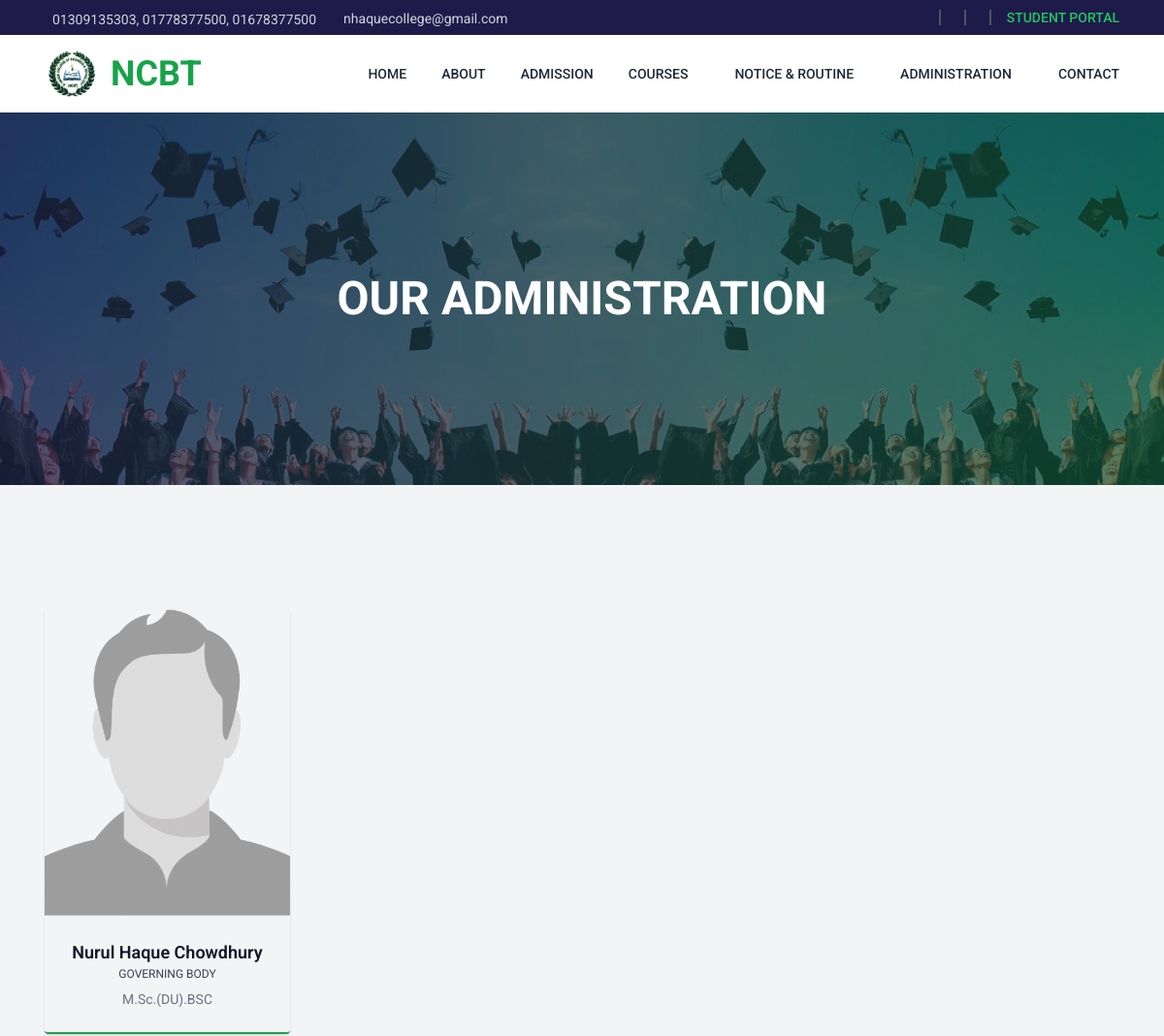
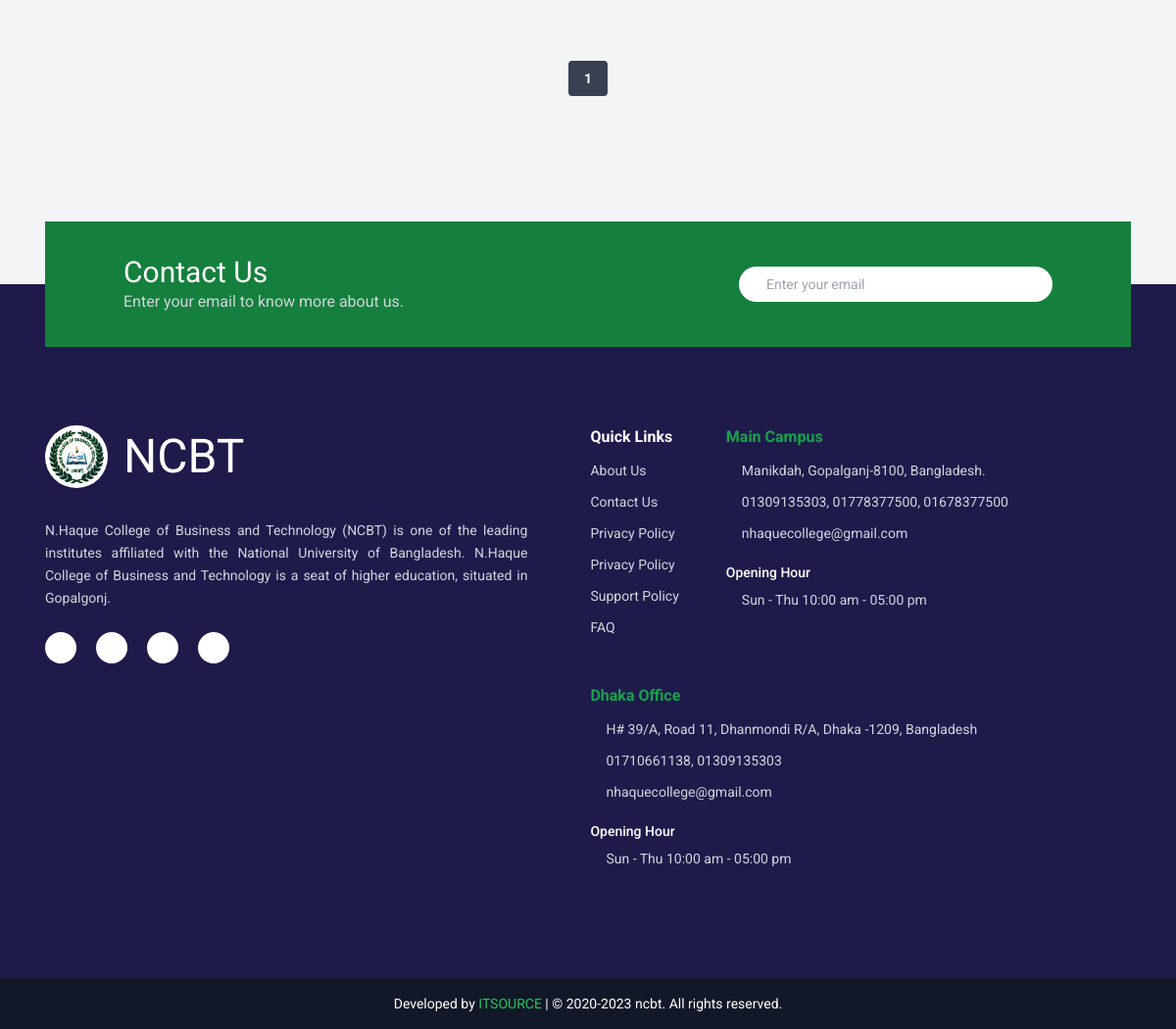
The app's page /administration/Governing Body with its own data (2 pictures, top to bottom).
### app_main/models.py (models this page shows, shortened)
class ContactInformationModel(models.Model):
    TYPE = (
        ("", "Select Type"),
        ("Main Campus", "Main Campus"),
        ("Dhaka Office", "Dhaka Office"),
    )
    contact_info_type = models.CharField(max_length=125, null=True, choices=TYPE)
    details = models.TextField(
        null=True,
        max_length=325,
        blank=True,
        verbose_name="contact short summary",
        help_text="Please provide information regarding the primary objective at the main campus.",
    )
    phone = models.CharField(max_length=125, null=True)
    email = models.CharField(max_length=125, null=True)
    address = models.TextField(null=True, max_length=525)
    work = models.CharField(
        null=True, max_length=225, verbose_name="working date & time"
    )
    class Meta:
        verbose_name = "Contact Information"
        verbose_name_plural = "Contact Informations"

class FooterInformationModel(models.Model):
    logo = models.ImageField(
        upload_to="footer_logo",
        null=True,
        verbose_name="Footer logo",
        help_text="image size: w-250px x h-120",
    )
    details = models.TextField(null=True, max_length=500, verbose_name="Short Summary")
    facebook_link = models.URLField(null=True, blank=True, verbose_name="Facebook Link")
    twitter_link = models.URLField(null=True, blank=True, verbose_name="Twitter Link")
    instagram_link = models.URLField(
        null=True, blank=True, verbose_name="Instagram Link"
    )
    youtube_link = models.URLField(null=True, blank=True, verbose_name="YouTube Link")
    class Meta:
        verbose_name = "Footer Information"
        verbose_name_plural = "Footer Informations"
        ordering = ["-id"]

class AdministrationModel(models.Model):
    CATEGORY = (
        ("", "Select Administration Type"),
        ("Governing Body", "Governing Body"),
        ("Teachers", "Teachers"),
        ("Staffs", "Staffs"),
    )
    type = models.CharField(choices=CATEGORY, max_length=50, null=True)
    name = models.CharField(max_length=122, null=True)
    designation = models.CharField(max_length=120, null=True)
    education = models.CharField(max_length=255, null=True, verbose_name="last educational qualification")
    image = models.ImageField(
        upload_to="administration-profile-images", null=True, blank=True, verbose_name="profile picture"
    )
    active = models.BooleanField(default=True, null=True)
    show_on_home = models.BooleanField(default=False, null=True,verbose_name='Show on Homepage')
    joining_date = models.DateField(default=timezone.now)
    class Meta:
        verbose_name = "Administration"
        verbose_name_plural = "Administrations"
        ordering = [
            "joining_date",
            "id"
        ]

### app_main/views.py (the view)
# urls.py: path("administration/<str:type>", views.administration_view, name="administration"),
def administration_view(request, type):
    type_q = urllib.parse.unquote(type)
    administration_qs =AdministrationModel.objects.filter(type__icontains=type_q,active=True)
    administration_paginator = Paginator(administration_qs, 12)
    page = request.GET.get("page")
    try:
        administration = administration_paginator.page(page)
    except PageNotAnInteger:
        administration = administration_paginator.page(1)
    except EmptyPage:
        administration = administration_paginator.page(administration_paginator.num_pages)
    context = {
        "administration": administration,
        }
    return render(request, "app_main/administration.html", context)

### templates/app_main/administration.html (shortened to what this page needs)
{% extends 'app_main/base.html' %} {% load static %} {% block main %}
<div class="banner-area relative isolate h-60 bg-gray-950 md:h-96">
  <img
    loading="lazy"
    src="{% static 'assets/images/section-banner-bg.jpg' %}"
    alt="section banner"
    class="absolute inset-0 -z-10 h-full w-full object-cover opacity-80"
  />
  <div class="container grid h-full place-items-center text-center">
    <h1 class="text-3xl font-bold uppercase text-white md:text-5xl">
      Our Administration
    </h1>
  </div>
</div>
<section class="my-8 py-8 md:my-16 md:py-16">
    <div class="advisor-list container">
        {% if administration %}
        <div class="grid grid-cols-1 gap-8 sm:grid-cols-2 xl:grid-cols-4">
            {% for item in administration %}
            <div
            class="advisor-wrapper group overflow-hidden rounded border-b-2 border-b-green-600 shadow transition-all"
            >
            <div
                class="advisor-thumb relative isolate before:invisible before:absolute before:inset-0 before:z-10 before:bg-gradient-to-b before:from-gray-800/40 before:from-0% before:to-green-800/70 before:to-80% before:opacity-0 before:transition-all group-hover:before:visible group-hover:before:opacity-100"
            >
                <img
                src="{% if item.image %}{{ item.image.url }}{% else %}{% static 'assets/images/default-profile.png' %}{% endif %}"
                alt="profile-img-{{ forloop.counter }}"
                class="w-full object-cover aspect-[4/5]"
                />
            </div>
            <div
                class="advisor-teacher-info relative z-20 flex flex-col items-center justify-center p-6 text-center"
            >
                <h3 class="text-lg font-semibold text-gray-900 capitalize">{{ item.name }}</h3>
                <span class="text-xs text-gray-700 uppercase mb-2 block">{{ item.type }}</span>
                <span class="text-sm text-gray-500">{{ item.education }}</span>
            </div>
            </div>
            {% endfor %}
        </div>
        {% endif %}
        <div class="mt-8 flex justify-center gap-2 text-sm font-bold md:mt-16">
            {% if administration.has_previous %}
            <a href="?page={{ administration.previous_page_number }}"
              class="flex items-center rounded px-4 py-2 text-gray-700 transition-colors duration-300 hover:bg-gray-700 hover:text-white">
              <i class="ti ti-arrow-left font-bold"></i>
            </a>
            {% else %}
            <a href="#" class="flex cursor-not-allowed items-center rounded px-4 py-2 text-gray-400">
            </a>
            {% endif %}
            {% for page_number in administration.paginator.page_range %}
            {% if administration.number == page_number %}
            <a class="items-center rounded bg-gray-700 px-4 py-2 text-white duration-300 sm:flex">
              {{ page_number }}
            </a>
            {% else %}
            <a href="?page={{ page_number }}"
              class="items-center rounded px-4 py-2 text-gray-700 transition-colors duration-300 hover:bg-gray-700 hover:text-white sm:flex">
              {{ page_number }}
            </a>
            {% endif %} {% endfor %}
            {% if administration.has_next %}
            <a href="?page={{ administration.next_page_number }}"
              class="flex items-center rounded px-4 py-2 text-gray-700 transition-colors duration-300 hover:bg-gray-700 hover:text-white">
              <i class="ti ti-arrow-right font-bold"></i>
            </a>
            {% else %}
            <a href="#" class="flex cursor-not-allowed items-center rounded px-4 py-2 text-gray-400">
            </a>
            {% endif %}
          </div>
    </div>
</section>
{% endblock main %}

### templates/components/nav.html (shortened to what this page needs)
<div class="nav-secondary bg-indigo-950">
  <div
    class="container hidden items-center justify-between py-1.5 text-sm text-gray-300 md:flex"
  >
  {% if main_campus %}
    <div class="flex items-center gap-5">
      <span class="flex items-center gap-2">
        <span class="mt-1">{{ main_campus.phone }}</span>
      </span>
      <span class="flex items-center gap-2">
        <span class="mt-0.5">{{ main_campus.email }}</span>
      </span>
    </div>
  {% endif %}
    <div class="flex items-center gap-3 text-sm text-gray-300">
      <span class="inline-block h-4 w-0.5 bg-gray-600"></span>
      <span class="inline-block h-4 w-0.5 bg-gray-600"></span>
      <span class="inline-block h-4 w-0.5 bg-gray-600"></span>
      <a href="{% url 'login' %}" class="font-medium uppercase text-green-500 hover:text-green-600">
        Student Portal
      </a>
    </div>
  </div>
</div>
<nav class="sticky top-0 z-50 w-full bg-white" aria-label="Global">
  <div
    class="nav-wrapper container flex h-16 items-center justify-between px-4 lg:h-20"
  >
    <div class="flex w-full items-center justify-between lg:w-auto">
      <a class="flex items-center gap-3" href="{% url 'app_main:home' %}">
        <img loading="lazy"
          src="{{footer.logo.url}}"
          alt="footer logo"
          class="w-12 rounded-full bg-white p-1 md:w-14"
        />
        <span class="text-3xl font-bold text-green-600 md:text-4xl">NCBT</span>
      </a>
    </div>
    <div id="navbar" class="">
      <ul class="nav-menu">
        <li>
          <a class="nav-link active" href="/">Home</a>
        </li>
        <li class="">
          <a class="nav-link" href="{% url 'app_main:aboutus' %}">About</a>
        </li>
        <li class="">
          <a class="nav-link" href="{% url 'app_main:admission' %}">
            Admission
          </a>
        </li>
        <li class="dropdown [--strategy:static] lg:[--strategy:absolute]">
          <button
            type="button"
            class="nav-link menu-toggle-btn flex items-center gap-x-3"
          >
            Courses
          </button>
        </li>
        <li class="dropdown [--strategy:static] lg:[--strategy:absolute]">
          <button
            type="button"
            class="nav-link menu-toggle-btn flex items-center gap-x-3"
          >
            Notice & Routine
          </button>
        </li>
        <li class="dropdown [--strategy:static] lg:[--strategy:absolute]">
          <button
            type="button"
            class="nav-link menu-toggle-btn flex items-center gap-x-3"
          >
            Administration
          </button>
        </li>
        <li class="">
          <a class="nav-link !pr-0" href="{% url 'app_main:contactus' %}">
            Contact
          </a>
        </li>
      </ul>
    </div>
  </div>
</nav>

### templates/components/footer.html (shortened to what this page needs)
{% load static %}
<footer
  class="footer-bg mt-16 md:mt-32 flex w-full flex-col items-center justify-center bg-indigo-950 text-gray-300"
>
  <div class="container">
    <div
      class="flex flex-col -mt-8 md:-mt-16 justify-between gap-4 bg-green-700 p-6 min-h-[8rem] md:flex-row md:items-center md:px-8 xl:px-20"
    >
      <div>
        <h2 class="text-xl text-white md:text-3xl">Contact Us</h2>
        <p class="text-sm md:text-base">
          Enter your email to know more about us.
        </p>
      </div>
      <form
        class="flex w-full gap-2 rounded-3xl bg-white px-5 py-2 md:max-w-xs"
        action="{% url 'app_main:contactus' %}#contact-section"
      >
        <input
          type="email"
          name="email"
          required
          placeholder="Enter your email"
          class="w-full border-none px-2 text-sm text-gray-700 outline-none"
        />
      </form>
    </div>
    <div
      class="my-4 grid w-full gap-16 py-8 md:mb-8 md:py-16 lg:grid-cols-9 lg:gap-0"
    >
      {% if footer %}
      <div class="flex flex-col items-center md:items-start lg:col-span-4">
        <a class="mb-8 flex items-center gap-4 text-5xl" href="#">
          <img loading="lazy"
            src="{{footer.logo.url}}"
            alt="footer logo"
            class="w-16 rounded-full bg-white p-1"
          />
          <span class="text-white">NCBT</span>
        </a>
        <p
          class="mb-6 max-w-md text-center text-sm leading-relaxed md:max-w-none md:text-left lg:text-justify"
        >
          {{ footer.details }}
        </p>
        <ul class="flex gap-5 text-xl">
          <li>
            <a
              href="{% if  footer.facebook_link %}{{ footer.facebook_link }}{% else %}#{% endif %}"
              class="grid aspect-square w-8 place-items-center rounded-full bg-white text-gray-500"
            >
            </a>
          </li>
          <li>
            <a
              href="{% if  footer.instagram_link %}{{ footer.instagram_link }}{% else %}#{% endif %}"
              class="grid aspect-square w-8 place-items-center rounded-full bg-white text-gray-500"
            >
            </a>
          </li>
          <li>
            <a
              href="{% if  footer.twitter_link %}{{ footer.twitter_link }}{% else %}#{% endif %}"
              class="grid aspect-square w-8 place-items-center rounded-full bg-white text-gray-500"
            >
            </a>
          </li>
          <li>
            <a
              href="{% if  footer.youtube_link %}{{ footer.youtube_link }}{% else %}#{% endif %}"
              class="grid aspect-square w-8 place-items-center rounded-full bg-white text-gray-500"
            >
            </a>
          </li>
        </ul>
      </div>
      {% endif %}
      <div
        class="flex w-full flex-col flex-wrap justify-center gap-6 md:flex-row md:gap-12 lg:col-span-5 lg:pl-10 xl:pl-16"
      >
        <div class="w-max">
          <h2 class="mb-3 text-sm font-bold text-white md:text-base">
            Quick Links
          </h2>
          <div
            class="grid grid-cols-2 gap-6 text-[0.8rem] sm:grid-cols-1 md:gap-3 md:text-sm"
          >
            <div class="flex flex-col gap-3">
              <a href="#">About Us</a>
              <a href="#">Contact Us</a>
              <a href="#">Privacy Policy</a>
            </div>
            <div class="flex flex-col gap-3">
              <a href="#">Privacy Policy</a>
              <a href="#">Support Policy</a>
              <a href="#">FAQ</a>
            </div>
          </div>
        </div>
        <div class="flex-1">
          <h2 class="mb-3 text-sm font-bold text-green-600 md:text-base">
            Main Campus
          </h2>
          {% if main_campus %}
          <div class="flex flex-col gap-3 text-[0.8rem] md:text-sm">
            <a href="#" class="flex items-center gap-4">
              <span>{{ main_campus.address }}</span>
            </a>
            <a href="#" class="flex items-center gap-4">
              <span>{{ main_campus.phone }}</span>
            </a>
            <a href="#" class="flex items-center gap-4">
              <span>{{ main_campus.email }}</span>
            </a>
            <div class="mt-2">
              <h5 class="mb-2 font-medium text-white">Opening Hour</h5>
              <span class="flex items-center gap-4">
                {{ main_campus.work }}
              </span>
            </div>
          </div>
          {% endif %}
        </div>
        <div class="flex-1">
          <h2 class="mb-3 text-sm font-bold text-green-600 md:text-base">
            Dhaka Office
          </h2>
          {% if dhaka_office %}
          <div class="flex flex-col gap-3 text-[0.8rem] md:text-sm">
            <a href="#" class="flex items-center gap-4">
              <span>{{ dhaka_office.address }}</span>
            </a>
            <a href="#" class="flex items-center gap-4">
              <span>{{ dhaka_office.phone }}</span>
            </a>
            <a href="#" class="flex items-center gap-4">
              <span>{{ dhaka_office.email }}</span>
            </a>
            <div class="mt-2">
              <h5 class="mb-2 font-medium text-white">Opening Hour</h5>
              <span class="flex items-center gap-4">
                {{ dhaka_office.work }}
              </span>
            </div>
          </div>
          {% endif %}
        </div>
      </div>
    </div>
  </div>
  <div class="mt-4 w-full bg-gray-900 p-4 text-center text-xs sm:text-sm">
    <p class="text-white">
      Developed by
      <a
        class="text-green-500 hover:underline"
        href="https://www.itsourcebd.com/"
        target="_blank"
      >
        ITSOURCE
      </a>
      | © 2020-2023 ncbt. All rights reserved.
    </p>
  </div>
</footer>

### records on screen
ContactInformationModel: phone "01309135303, 01778377500, 01678377500", email "nhaquecollege@gmail.com", address "Manikdah, Gopalganj-8100, Bangladesh.", work "Sun - Thu 10:00 am - 05:00 pm"
FooterInformationModel: logo (placeholder picture), details "N.Haque College of Business and Technology (NCBT) is one of the leading institutes affiliated with the National University of Bangladesh. N.Haque College of Business and Technology is a seat of higher education, situated in Gopalgonj."
AdministrationModel: name "Nurul Haque Chowdhury", type "GOVERNING BODY", education "M.Sc.(DU).BSC"
ContactInformationModel: address "H# 39/A, Road 11, Dhanmondi R/A, Dhaka -1209, Bangladesh", phone "01710661138, 01309135303", email "nhaquecollege@gmail.com", work "Sun - Thu 10:00 am - 05:00 pm"

### other values on screen
{{ page_number }} "1"
